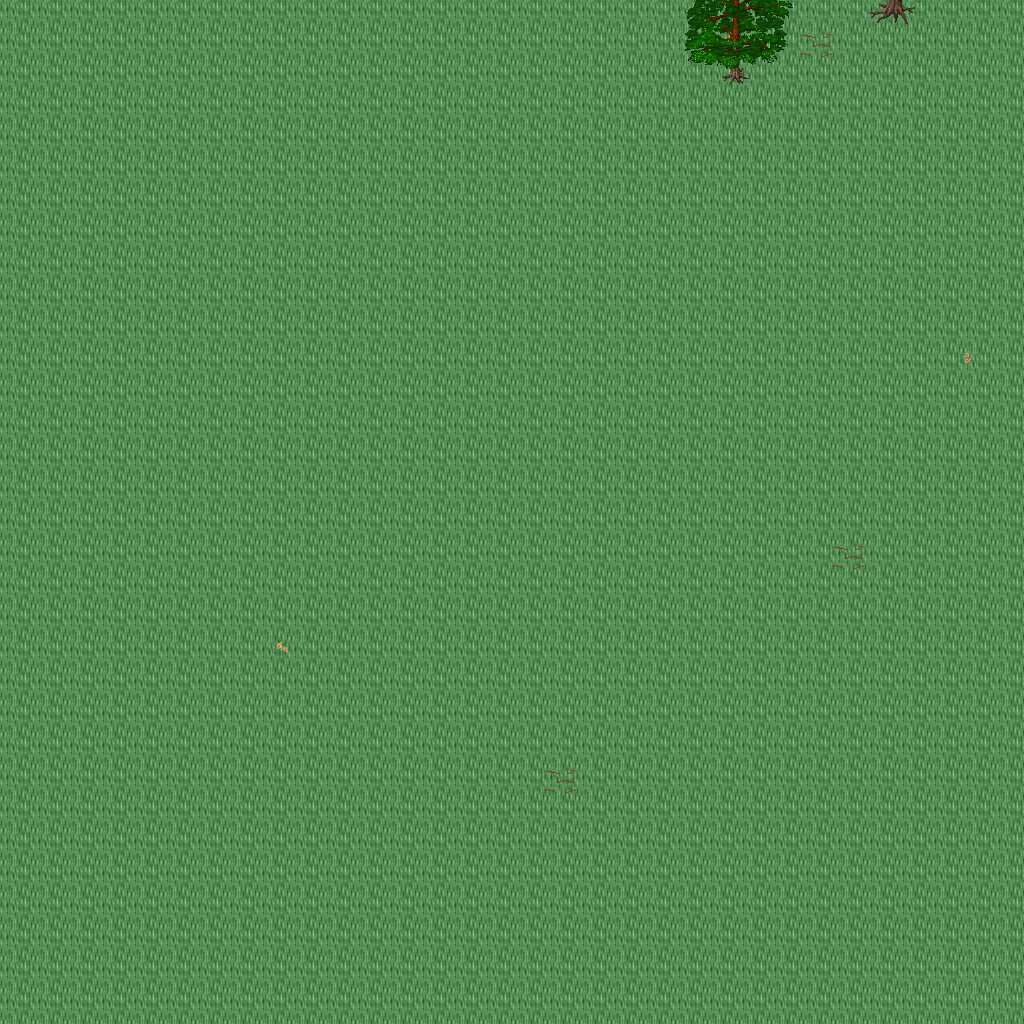

A 2D game scene composited from a Tiled map and its tileset images. What follows is a short description and the map's XML, with each tile layer's data collapsed to a summary:
An orthogonal 32x32 tile map with 32x32 px tiles, 5 tile layers (Ground, Objects, Objects2, Above, ...), 1 hidden layer not drawn, 50 tilesets.

<map version="1.10" tiledversion="1.11.0" orientation="orthogonal" renderorder="right-down" width="32" height="32" tilewidth="32" tileheight="32" infinite="0" nextlayerid="11" nextobjectid="1">
 <tileset firstgid="1" name="ground_ground" tilewidth="32" tileheight="32" tilecount="33" columns="3">
  <image source="../drawable/ground_ground.png" width="96" height="352" />
 </tileset>
 <tileset firstgid="34" name="building_castle" tilewidth="32" tileheight="32" tilecount="320" columns="20">
  <image source="../drawable/building_castle.png" width="640" height="512" />
 </tileset>
 <tileset firstgid="354" name="furniture_carpet_carpets_2" tilewidth="32" tileheight="32" tilecount="20" columns="4">
  <image source="../drawable/furniture_carpet_carpets_2.png" width="128" height="160" />
 </tileset>
 <tileset firstgid="374" name="ground_indoor_tiles" tilewidth="32" tileheight="32" tilecount="8" columns="2">
  <image source="../drawable/ground_indoor_tiles.png" width="64" height="128" />
 </tileset>
 <tileset firstgid="382" name="building_entrance_int_iron_bars" tilewidth="32" tileheight="32" tilecount="12" columns="3">
  <image source="../drawable/building_entrance_int_iron_bars.png" width="96" height="128" />
 </tileset>
 <tileset firstgid="394" name="plant_bush_hedge" tilewidth="32" tileheight="32" tilecount="35" columns="5">
  <image source="../drawable/plant_bush_hedge.png" width="160" height="224" />
 </tileset>
 <tileset firstgid="429" name="building_church" tilewidth="32" tileheight="32" tilecount="56" columns="8">
  <image source="../drawable/building_church.png" width="256" height="224" />
 </tileset>
 <tileset firstgid="485" name="logic_collision" tilewidth="32" tileheight="32" tilecount="1" columns="1">
  <image source="../drawable/logic_collision.png" width="32" height="32" />
 </tileset>
 <tileset firstgid="486" name="logic_item_vegetable" tilewidth="32" tileheight="32" tilecount="16" columns="8">
  <image source="../drawable/logic_item_vegetable.png" width="256" height="64" />
 </tileset>
 <tileset firstgid="502" name="ground_rock_rocks" tilewidth="32" tileheight="32" tilecount="4" columns="2">
  <image source="../drawable/ground_rock_rocks.png" width="64" height="64" />
 </tileset>
 <tileset firstgid="506" name="item_corpse_huge_animal" tilewidth="32" tileheight="32" tilecount="16" columns="2">
  <image source="../drawable/item_corpse_huge_animal.png" width="64" height="256" />
 </tileset>
 <tileset firstgid="522" name="plant_tree_dead_tree_4" tilewidth="32" tileheight="32" tilecount="20" columns="4">
  <image source="../drawable/plant_tree_dead_tree_4.png" width="128" height="160" />
 </tileset>
 <tileset firstgid="542" name="logic_creature_undead" tilewidth="32" tileheight="32" tilecount="16" columns="8">
  <image source="../drawable/logic_creature_undead.png" width="256" height="64" />
 </tileset>
 <tileset firstgid="558" name="plant_tree_dead_tree_2" tilewidth="32" tileheight="32" tilecount="20" columns="4">
  <image source="../drawable/plant_tree_dead_tree_2.png" width="128" height="160" />
 </tileset>
 <tileset firstgid="578" name="item_gothic_headstone_2" tilewidth="32" tileheight="32" tilecount="3" columns="1">
  <image source="../drawable/item_gothic_headstone_2.png" width="32" height="96" />
 </tileset>
 <tileset firstgid="581" name="building_house_3" tilewidth="32" tileheight="32" tilecount="48" columns="6">
  <image source="../drawable/building_house_3.png" width="192" height="256" />
 </tileset>
 <tileset firstgid="629" name="object_scarecrow" tilewidth="32" tileheight="32" tilecount="2" columns="1">
  <image source="../drawable/object_scarecrow.png" width="32" height="64" />
 </tileset>
 <tileset firstgid="631" name="plant_tree_fall_trees" tilewidth="32" tileheight="32" tilecount="40" columns="8">
  <image source="../drawable/plant_tree_fall_trees.png" width="256" height="160" />
 </tileset>
 <tileset firstgid="671" name="logic_creature_undead_fallen" tilewidth="32" tileheight="32" tilecount="16" columns="8">
  <image source="../drawable/logic_creature_undead_fallen.png" width="256" height="64" />
 </tileset>
 <tileset firstgid="687" name="building_decoration_orbpedestal" tilewidth="32" tileheight="32" tilecount="2" columns="1">
  <image source="../drawable/building_decoration_orbpedestal.png" width="32" height="64" />
 </tileset>
 <tileset firstgid="689" name="ground_rock_rocks_3" tilewidth="32" tileheight="32" tilecount="16" columns="4">
  <image source="../drawable/ground_rock_rocks_3.png" width="128" height="128" />
 </tileset>
 <tileset firstgid="705" name="plant_tree_chestnut_tree" tilewidth="32" tileheight="32" tilecount="20" columns="4">
  <image source="../drawable/plant_tree_chestnut_tree.png" width="128" height="160" />
 </tileset>
 <tileset firstgid="725" name="plant_stump_hollow_logs" tilewidth="32" tileheight="32" tilecount="6" columns="3">
  <image source="../drawable/plant_stump_hollow_logs.png" width="96" height="64" />
 </tileset>
 <tileset firstgid="731" name="logic_creature_golem" tilewidth="32" tileheight="32" tilecount="4" columns="4">
  <image source="../drawable/logic_creature_golem.png" width="128" height="32" />
 </tileset>
 <tileset firstgid="735" name="ground_grass_edges" tilewidth="32" tileheight="32" tilecount="36" columns="12">
  <image source="../drawable/ground_grass_edges.png" width="384" height="96" />
 </tileset>
 <tileset firstgid="771" name="ground_grass_corners" tilewidth="32" tileheight="32" tilecount="24" columns="6">
  <image source="../drawable/ground_grass_corners.png" width="192" height="128" />
 </tileset>
 <tileset firstgid="795" name="ground_water_pool" tilewidth="32" tileheight="32" tilecount="72" columns="3">
  <image source="../drawable/ground_water_pool.png" width="96" height="768" />
 </tileset>
 <tileset firstgid="867" name="ground_earth_edges" tilewidth="32" tileheight="32" tilecount="18" columns="6">
  <image source="../drawable/ground_earth_edges.png" width="192" height="96" />
 </tileset>
 <tileset firstgid="885" name="logic_creature_ent" tilewidth="32" tileheight="32" tilecount="4" columns="4">
  <image source="../drawable/logic_creature_ent.png" width="128" height="32" />
 </tileset>
 <tileset firstgid="889" name="plant_leaves" tilewidth="32" tileheight="32" tilecount="8" columns="4">
  <image source="../drawable/plant_leaves.png" width="128" height="64" />
 </tileset>
 <tileset firstgid="897" name="object_well_hoist" tilewidth="32" tileheight="32" tilecount="9" columns="3">
  <image source="../drawable/object_well_hoist.png" width="96" height="96" />
 </tileset>
 <tileset firstgid="906" name="building_stairs_grey_stone_stairs_down" tilewidth="32" tileheight="32" tilecount="6" columns="3">
  <image source="../drawable/building_stairs_grey_stone_stairs_down.png" width="96" height="64" />
 </tileset>
 <tileset firstgid="912" name="ground_green_paving" tilewidth="32" tileheight="32" tilecount="18" columns="3">
  <image source="../drawable/ground_green_paving.png" width="96" height="192" />
 </tileset>
 <tileset firstgid="930" name="plant_tree_tree_darkgreen" tilewidth="32" tileheight="32" tilecount="88" columns="8">
  <image source="../drawable/plant_tree_tree_darkgreen.png" width="256" height="352" />
 </tileset>
 <tileset firstgid="1018" name="light_dim_light_7x5" tilewidth="32" tileheight="32" tilecount="35" columns="7">
  <image source="../drawable/light_dim_light_7x5.png" width="224" height="160" />
 </tileset>
 <tileset firstgid="1053" name="furniture_light_lamp_bronze" tilewidth="32" tileheight="32" tilecount="3" columns="1">
  <image source="../drawable/furniture_light_lamp_bronze.png" width="32" height="96" />
 </tileset>
 <tileset firstgid="1056" name="light_light_5x5" tilewidth="32" tileheight="32" tilecount="25" columns="5">
  <image source="../drawable/light_light_5x5.png" width="160" height="160" />
 </tileset>
 <tileset firstgid="1081" name="plant_tree_pine_tree" tilewidth="32" tileheight="32" tilecount="20" columns="4">
  <image source="../drawable/plant_tree_pine_tree.png" width="128" height="160" />
 </tileset>
 <tileset firstgid="1101" name="plant_tree_pine_tree_1" tilewidth="32" tileheight="32" tilecount="20" columns="4">
  <image source="../drawable/plant_tree_pine_tree_1.png" width="128" height="160" />
 </tileset>
 <tileset firstgid="1121" name="furniture_chair_bench_wooden" tilewidth="32" tileheight="32" tilecount="8" columns="2">
  <image source="../drawable/furniture_chair_bench_wooden.png" width="64" height="128" />
 </tileset>
 <tileset firstgid="1129" name="plant_flower_flowers_mixed" tilewidth="32" tileheight="32" tilecount="16" columns="4">
  <image source="../drawable/plant_flower_flowers_mixed.png" width="128" height="128" />
 </tileset>
 <tileset firstgid="1145" name="building_thatched_roof_cottage1" tilewidth="32" tileheight="32" tilecount="20" columns="4">
  <image source="../drawable/building_thatched_roof_cottage1.png" width="128" height="160" />
 </tileset>
 <tileset firstgid="1165" name="item_blood_floor_stain" tilewidth="32" tileheight="32" tilecount="1" columns="1">
  <image source="../drawable/item_blood_floor_stain.png" width="32" height="32" />
 </tileset>
 <tileset firstgid="1166" name="item_firewood" tilewidth="32" tileheight="32" tilecount="12" columns="3">
  <image source="../drawable/item_firewood.png" width="96" height="128" />
 </tileset>
 <tileset firstgid="1178" name="item_gothic_headstone_1" tilewidth="32" tileheight="32" tilecount="1" columns="1">
  <image source="../drawable/item_gothic_headstone_1.png" width="32" height="32" />
 </tileset>
 <tileset firstgid="1179" name="item_gothic_tiny_headstone" tilewidth="32" tileheight="32" tilecount="1" columns="1">
  <image source="../drawable/item_gothic_tiny_headstone.png" width="32" height="32" />
 </tileset>
 <tileset firstgid="1180" name="plant_mosses" tilewidth="32" tileheight="32" tilecount="16" columns="4">
  <image source="../drawable/plant_mosses.png" width="128" height="128" />
 </tileset>
 <tileset firstgid="1196" name="building_fence_wooden_brown_fence" tilewidth="32" tileheight="32" tilecount="42" columns="7">
  <image source="../drawable/building_fence_wooden_brown_fence.png" width="224" height="192" />
 </tileset>
 <tileset firstgid="1238" name="logic_creature_undead_skeleton" tilewidth="32" tileheight="32" tilecount="6" columns="6">
  <image source="../drawable/logic_creature_undead_skeleton.png" width="192" height="32" />
 </tileset>
 <tileset firstgid="1244" name="logic_creature_undead_specter" tilewidth="32" tileheight="32" tilecount="6" columns="6">
  <image source="../drawable/logic_creature_undead_specter.png" width="192" height="32" />
 </tileset>
 <layer id="1" name="Ground" width="32" height="32">
  <data>[1024 cells, 1024 non-empty, 1 distinct tile ids]</data>
 </layer>
 <layer id="2" name="Objects" width="32" height="32">
  <data>[1024 cells, 9 non-empty, 7 distinct tile ids]</data>
 </layer>
 <layer id="3" name="Objects2" width="32" height="32">
  <data>[1024 cells, 0 non-empty, 0 distinct tile ids]</data>
 </layer>
 <layer id="4" name="Above" width="32" height="32">
  <data>[1024 cells, 0 non-empty, 0 distinct tile ids]</data>
 </layer>
 <layer id="5" name="Above2" width="32" height="32">
  <data>[1024 cells, 8 non-empty, 8 distinct tile ids]</data>
 </layer>
 <layer id="6" name="Walkable" width="32" height="32" visible="0">
  <data>[1024 cells, 4 non-empty, 1 distinct tile ids]</data>
 </layer>
 <objectgroup id="7" name="Mapevents" />
 <objectgroup id="8" name="Spawn" />
 <objectgroup id="9" name="Keys" />
 <objectgroup id="10" name="Replace" />
</map>
